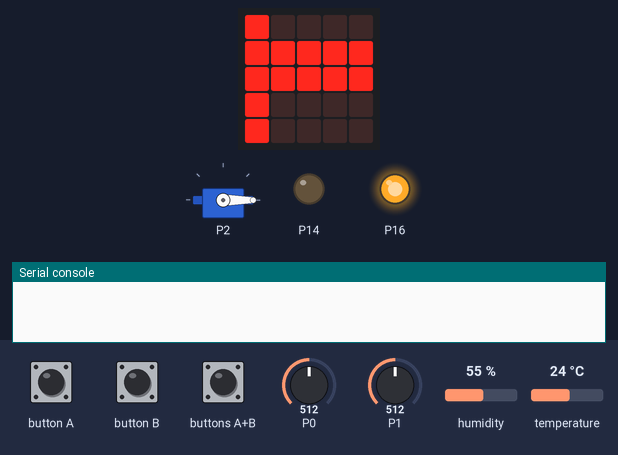
The program below on a simulated BBC micro:bit (MakeCode). Shown: the board's 5×5 LED display, servo, output pins drawn as LEDs (lit = HIGH), the last lines printed to the serial console. The test bench sets the inputs (shaded band); at power-on: temperature 24 °C, P0 = 512, P1 = 512, humidity 55 % (analog values on the 0–1023 scale).

Above: at 2.2 s.
2.3 s: temperature set to 25.3 °C
7.5 s: temperature set to 26.4 °C
At 12.4 s:
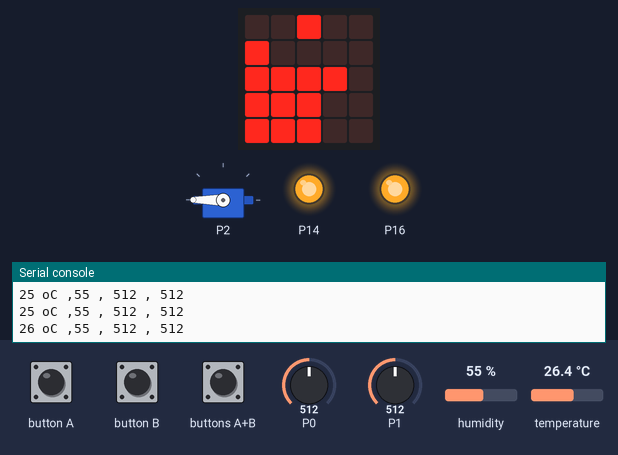
12.7 s: P0 set to 30
At 13.9 s:
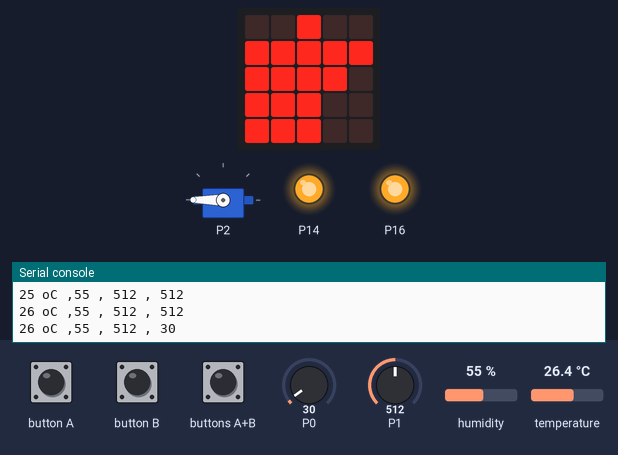
19.1 s: button B pressed for 0.15 s
At 20.5 s:
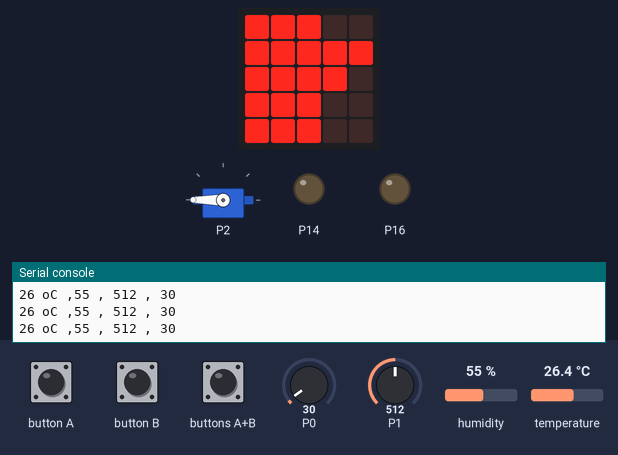
22.5 s: P1 set to 457
24.6 s: P1 set to 439
At 26.2 s:
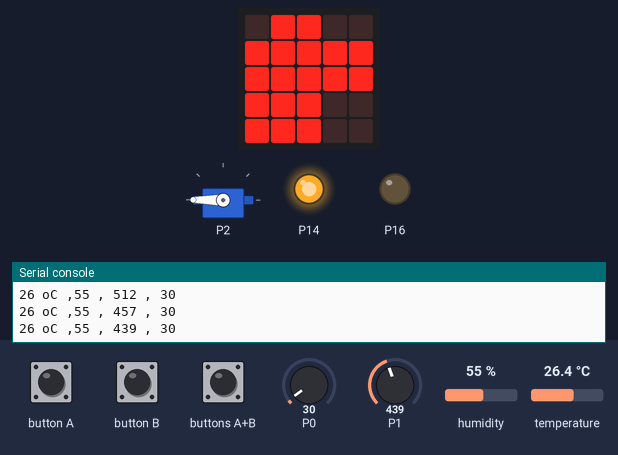
Timing chart, 0 to 32.0 s (numbered marks = the images above; inputs shaded):
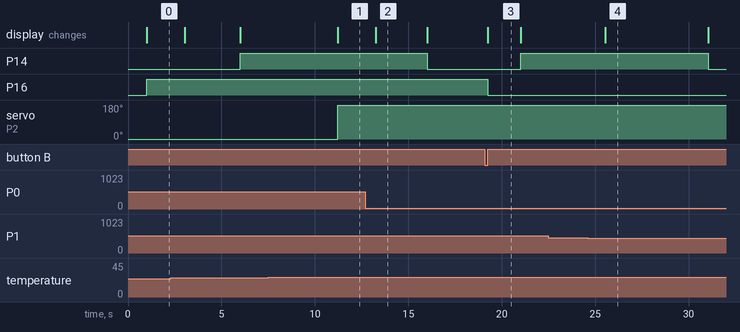

The program:

main.ts
```typescript
function Trappe_ON () {
    led.plot(2, 0)
    servos.P2.setAngle(180)
}
function Pompe_ON () {
    led.plot(1, 0)
    pins.digitalWritePin(DigitalPin.P16, 0)
}
function Pompe_OFF () {
    led.unplot(1, 0)
    pins.digitalWritePin(DigitalPin.P16, 1)
}
input.onButtonPressed(Button.A, function () {
    if (État_lumière == 0) {
        État_lumière = 1
        Lumière_ON()
    } else {
        État_lumière = 0
        Lumière_OFF()
    }
    basic.pause(2000)
})
input.onButtonPressed(Button.AB, function () {
    if (Etat_Trappe == 0) {
        Etat_Trappe = 1
        Trappe_ON()
    } else {
        Etat_Trappe = 0
        Trappe_OFF()
    }
    basic.pause(2000)
})
function Trappe_OFF () {
    led.unplot(2, 0)
    servos.P2.setAngle(0)
}
input.onButtonPressed(Button.B, function () {
    if (Etat_pompe == 0) {
        Etat_pompe = 1
        Pompe_ON()
    } else {
        Etat_pompe = 0
        Pompe_OFF()
    }
    basic.pause(2000)
})
function Lumière_OFF () {
    led.unplot(0, 0)
    pins.digitalWritePin(DigitalPin.P14, 1)
}
function Lumière_ON () {
    led.plot(0, 0)
    pins.digitalWritePin(DigitalPin.P14, 0)
}
let Humidité_Air = 0
let Affiche_T = 0
let Luminosité = 0
let Affiche_L = 0
let Humidité_sol = 0
let Affiche_HS = 0
let Température = 0
let Affiche_HA = 0
let État_lumière = 0
let Etat_pompe = 0
let Etat_Trappe = 0
basic.pause(1000)
pins.digitalWritePin(DigitalPin.P14, 1)
pins.digitalWritePin(DigitalPin.P16, 1)
serial.redirectToUSB()
Etat_Trappe = 0
Etat_pompe = 0
État_lumière = 0
let Seuil_HS = 800
let Seuil_HA = 30
let Seuil_L = 275
let Seuil_T = 25
basic.forever(function () {
    Affiche_HA = Math.map(Température, 20, 30, 0, 4)
    if (Affiche_HA > 3.5) {
        led.plot(0, 4)
        led.plot(1, 4)
        led.plot(2, 4)
        led.plot(3, 4)
        led.plot(4, 4)
    } else {
        if (Affiche_HA > 2.5) {
            led.plot(0, 4)
            led.plot(1, 4)
            led.plot(2, 4)
            led.plot(3, 4)
            led.unplot(4, 4)
        } else {
            if (Affiche_HA > 1.5) {
                led.plot(0, 4)
                led.plot(1, 4)
                led.plot(2, 4)
                led.unplot(3, 4)
                led.unplot(4, 4)
            } else {
                if (Affiche_HA > 0.5) {
                    led.plot(0, 4)
                    led.plot(1, 4)
                    led.unplot(2, 4)
                    led.unplot(3, 4)
                    led.unplot(4, 4)
                } else {
                    if (Affiche_HA <= 0.5) {
                        led.plot(0, 4)
                        led.unplot(1, 4)
                        led.unplot(2, 4)
                        led.unplot(3, 4)
                        led.unplot(4, 4)
                    } else {
                        led.unplot(0, 4)
                        led.unplot(1, 4)
                        led.unplot(2, 4)
                        led.unplot(3, 4)
                        led.unplot(4, 4)
                    }
                }
            }
        }
    }
})
basic.forever(function () {
    Affiche_HS = Math.map(Humidité_sol, 800, 400, 0, 4)
    if (Affiche_HS > 3.5) {
        led.plot(0, 2)
        led.plot(1, 2)
        led.plot(2, 2)
        led.plot(3, 2)
        led.plot(4, 2)
    } else {
        if (Affiche_HS > 2.5) {
            led.plot(0, 2)
            led.plot(1, 2)
            led.plot(2, 2)
            led.plot(3, 2)
            led.unplot(4, 2)
        } else {
            if (Affiche_HS > 1.5) {
                led.plot(0, 2)
                led.plot(1, 2)
                led.plot(2, 2)
                led.unplot(3, 2)
                led.unplot(4, 2)
            } else {
                if (Affiche_HS > 0.5) {
                    led.plot(0, 2)
                    led.plot(1, 2)
                    led.unplot(2, 2)
                    led.unplot(3, 2)
                    led.unplot(4, 2)
                } else {
                    if (Affiche_HS <= 0.5) {
                        led.plot(0, 2)
                        led.unplot(1, 2)
                        led.unplot(2, 2)
                        led.unplot(3, 2)
                        led.unplot(4, 2)
                    } else {
                        led.unplot(0, 2)
                        led.unplot(1, 2)
                        led.unplot(2, 2)
                        led.unplot(3, 2)
                        led.unplot(4, 2)
                    }
                }
            }
        }
    }
})
basic.forever(function () {
    Affiche_L = Math.map(Luminosité, 450, 150, 0, 4)
    if (Affiche_L > 3.5) {
        led.plot(0, 1)
        led.plot(1, 1)
        led.plot(2, 1)
        led.plot(3, 1)
        led.plot(4, 1)
    } else {
        if (Affiche_L > 2.5) {
            led.plot(0, 1)
            led.plot(1, 1)
            led.plot(2, 1)
            led.plot(3, 1)
            led.unplot(4, 1)
        } else {
            if (Affiche_L > 1.5) {
                led.plot(0, 1)
                led.plot(1, 1)
                led.plot(2, 1)
                led.unplot(3, 1)
                led.unplot(4, 1)
            } else {
                if (Affiche_L > 0.5) {
                    led.plot(0, 1)
                    led.plot(1, 1)
                    led.unplot(2, 1)
                    led.unplot(3, 1)
                    led.unplot(4, 1)
                } else {
                    if (Affiche_L <= 0.5) {
                        led.plot(0, 1)
                        led.unplot(1, 1)
                        led.unplot(2, 1)
                        led.unplot(3, 1)
                        led.unplot(4, 1)
                    } else {
                        led.unplot(0, 1)
                        led.unplot(1, 1)
                        led.unplot(2, 1)
                        led.unplot(3, 1)
                        led.unplot(4, 1)
                    }
                }
            }
        }
    }
})
basic.forever(function () {
    Affiche_T = Math.map(Température, 20, 35, 0, 4)
    if (Affiche_T > 3.5) {
        led.plot(0, 3)
        led.plot(1, 3)
        led.plot(2, 3)
        led.plot(3, 3)
        led.plot(4, 3)
    } else {
        if (Affiche_T > 2.5) {
            led.plot(0, 3)
            led.plot(1, 3)
            led.plot(2, 3)
            led.plot(3, 3)
            led.unplot(4, 3)
        } else {
            if (Affiche_T > 1.5) {
                led.plot(0, 3)
                led.plot(1, 3)
                led.plot(2, 3)
                led.unplot(3, 3)
                led.unplot(4, 3)
            } else {
                if (Affiche_T > 0.5) {
                    led.plot(0, 3)
                    led.plot(1, 3)
                    led.unplot(2, 3)
                    led.unplot(3, 3)
                    led.unplot(4, 3)
                } else {
                    if (Affiche_T <= 0.5) {
                        led.plot(0, 3)
                        led.unplot(1, 3)
                        led.unplot(2, 3)
                        led.unplot(3, 3)
                        led.unplot(4, 3)
                    } else {
                        led.unplot(0, 3)
                        led.unplot(1, 3)
                        led.unplot(2, 3)
                        led.unplot(3, 3)
                        led.unplot(4, 3)
                    }
                }
            }
        }
    }
})
basic.forever(function () {
    dht11_dht22.queryData(
    DHTtype.DHT11,
    DigitalPin.P15,
    true,
    false,
    true
    )
    Température = dht11_dht22.readData(dataType.temperature)
    Humidité_Air = dht11_dht22.readData(dataType.humidity)
    Luminosité = pins.analogReadPin(AnalogPin.P0)
    Humidité_sol = pins.analogReadPin(AnalogPin.P1)
    serial.writeLine("" + Température + " oC ," + Humidité_Air + " , " + Humidité_sol + " , " + Luminosité)
})
basic.forever(function () {
    if (Luminosité < Seuil_L) {
        Lumière_ON()
        basic.pause(5000)
        Lumière_OFF()
        basic.pause(10000)
    }
})
basic.forever(function () {
    if (Humidité_sol < Humidité_sol) {
        Pompe_ON()
        basic.pause(1000)
        Pompe_OFF()
        basic.pause(5000)
    }
})
basic.forever(function () {
    if (Affiche_HA > Seuil_HA || Température > Seuil_T) {
        Trappe_ON()
    } else {
        Trappe_OFF()
    }
})
```

test.ts
```typescript
// les tests vont ici ; cela ne sera pas compilé si ce paquet est utilisé en tant qu'extension.
```

Measured:
- the behaviour switches between 25.9 and 26 °C on temperature (found by bisection; images 0 and 1)
- the behaviour switches between 450 and 449 on P1 (found by bisection; images 3 and 4)
- after the input at 7.5 s, servo on P2: 0° → 180° after 3.7 s; the display: first changes after 3.7 s (image 1 shows a later state)
- after the input at 12.7 s, P14: HIGH → LOW after 3.3 s; the display: changes after 0.56 s (image 2)
- after the input at 19.1 s, P16: HIGH → LOW after 0.15 s; the display: changes after 0.15 s (image 3)
- after the input at 24.6 s, the display: changes after 0.94 s (image 4)
- what the display in image 2 shows lasts 2.7 s, from 13.3 s to 16.0 s
